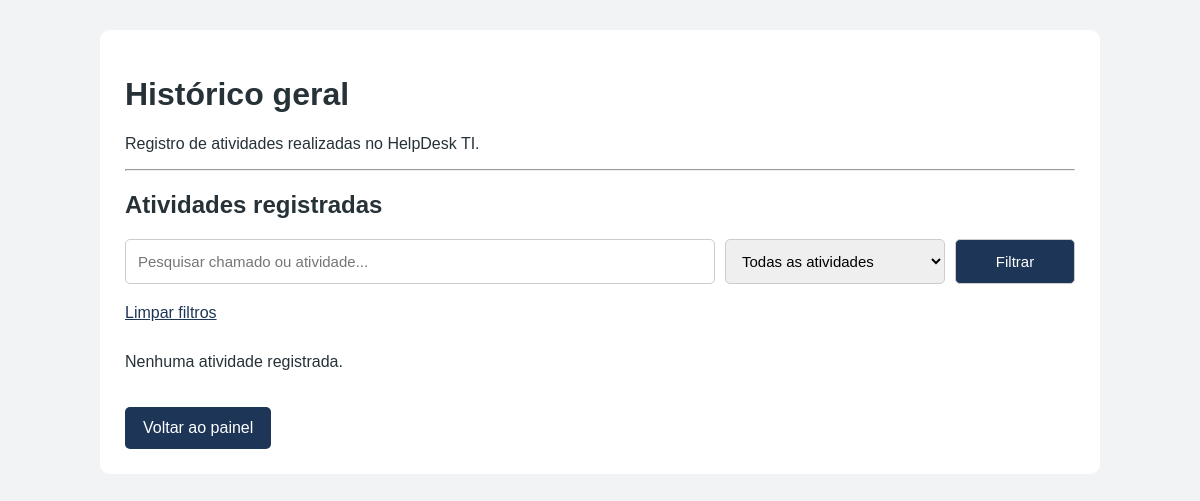
The app's page /historico-geral, older data.
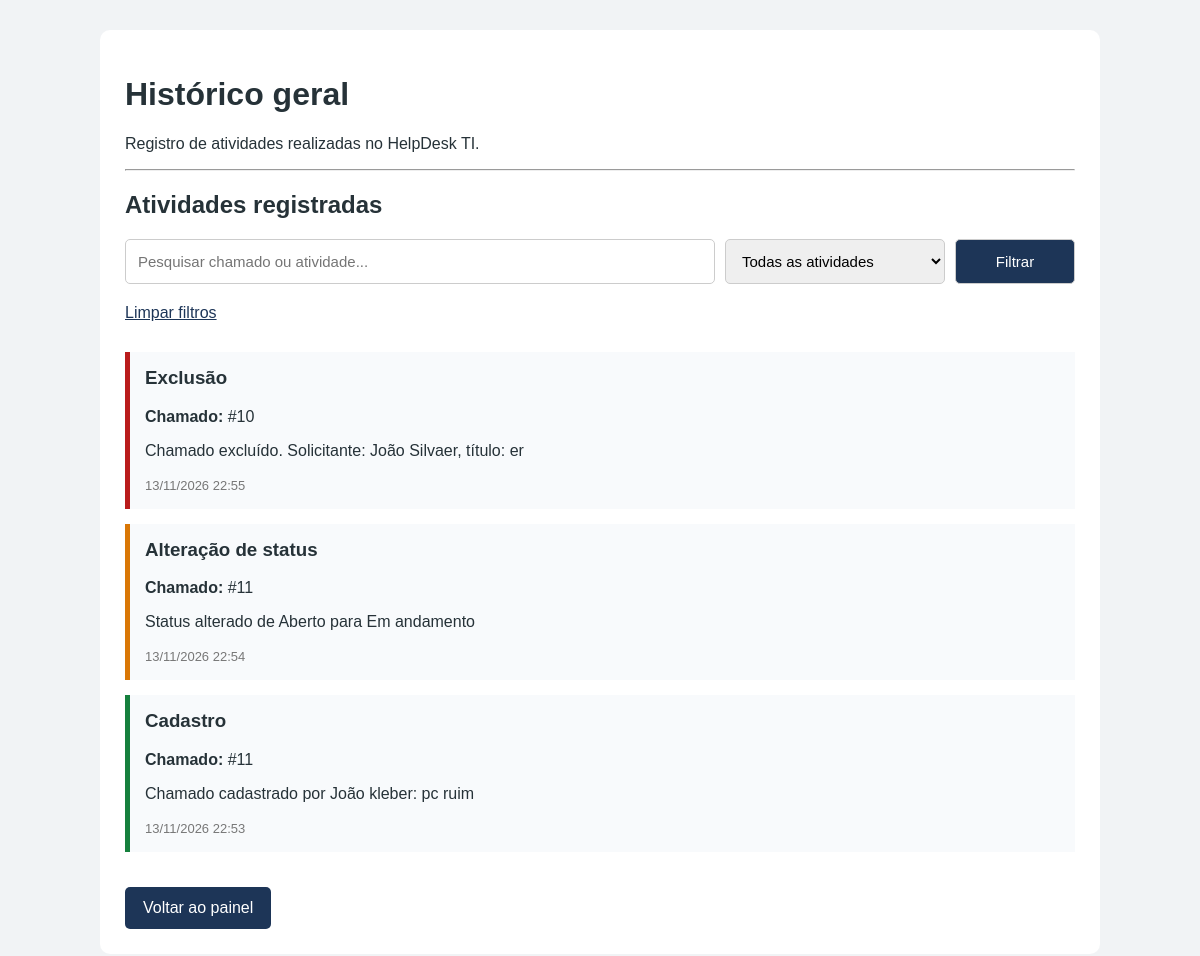
The same page, newer data.
### tables this page shows
CREATE TABLE historico (
            id INTEGER PRIMARY KEY AUTOINCREMENT,
            chamado_id INTEGER,
            acao TEXT NOT NULL,
            descricao TEXT NOT NULL,
            data_hora TEXT NOT NULL
        );

### app.py (the view, shortened to what this page needs)
@app.route("/historico-geral")
def historico_geral():
    banco = conectar()
    busca = request.args.get("busca", "").strip()
    acao = request.args.get("acao", "")
    sql = """
        SELECT historico.*
        FROM historico
        WHERE 1=1
    """
    parametros = []
    if acao:
        sql += " AND historico.acao = ?"
        parametros.append(acao)
    sql += " ORDER BY historico.id DESC"
    registros = banco.execute(
        sql, parametros
    ).fetchall()
    banco.close()
    return render_template(
        "historico_geral.html",
        registros=registros,
        busca=busca,
        acao_selecionada=acao
    )

### app.py (called while the page is built)
def conectar():
    return sqlite3.connect("database.db")

### templates/historico_geral.html (shortened to what this page needs)
<!DOCTYPE html>
<html lang="pt-br">
<head>
</head>
<body>
    <div class="container">
        <h1>Histórico geral</h1>
        <p>Registro de atividades realizadas no HelpDesk TI.</p>
        <hr>
        <h2>Atividades registradas</h2>
        <form action="/historico-geral" method="GET" class="filtros">
    <input
        type="text"
        name="busca"
        placeholder="Pesquisar chamado ou atividade..."
        value="{{ busca }}"
    >
    <select name="acao">
        <option value="">Todas as atividades</option>
    </select>
    <button type="submit">Filtrar</button>
</form>
<a href="/historico-geral" class="limpar">Limpar filtros</a>
        {% for registro in registros %}
            <div class="registro
                {% if registro[2] == 'Cadastro' %}cadastro
                {% elif registro[2] == 'Edição' %}edicao
                {% elif registro[2] == 'Exclusão' %}exclusao
                {% elif registro[2] == 'Alteração de status' %}alteracao
                {% endif %}">
                <h3>{{ registro[2] }}</h3>
                <p>
                    <b>Chamado:</b> #{{ registro[1] }}
                </p>
                <p>{{ registro[3] }}</p>
                <span class="data">
                    {{ registro[4] }}
                </span>
            </div>
        {% else %}
            <p>Nenhuma atividade registrada.</p>
        {% endfor %}
        <a href="/" class="botao">Voltar ao painel</a>
    </div>
</body>
</html>

### templates/historico_geral.html (style rules this page uses)
* { box-sizing: border-box; }
body { font-family: Arial, sans-serif; background: #f1f3f5; margin: 0; padding: 30px; color: #263238; }
.container { max-width: 1000px; margin: auto; background: white; padding: 25px; border-radius: 10px; }
.registro { border-left: 5px solid #1d3557; padding: 15px; margin: 15px 0; background: #f8fafc; }
.registro h3 { margin-top: 0; }
.cadastro { border-color: #15803d; }
.exclusao { border-color: #b91c1c; }
.alteracao { border-color: #d97706; }
.data { color: #777; font-size: 13px; }
.botao { display: inline-block; background: #1d3557; color: white; padding: 12px 18px; text-decoration: none; border-radius: 5px; margin-top: 20px; }
.filtros { display: grid; grid-template-columns: 1fr 220px 120px; gap: 10px; margin: 20px 0; }
input, select, button { padding: 12px; border: 1px solid #ccc; border-radius: 5px; font-size: 15px; }
button { background: #1d3557; color: white; cursor: pointer; }
.limpar { display: inline-block; color: #1d3557; margin-bottom: 15px; }

Row changes from the older to the newer data that the page shows:
added historico: acao "Exclusão", chamado "10", descricao "Chamado excluído. Solicitante: João Silvaer, título: er", data_hora "13/11/2026 22:55"
added historico: acao "Alteração de status", chamado "11", descricao "Status alterado de Aberto para Em andamento", data_hora "13/11/2026 22:54"
added historico: acao "Cadastro", chamado "11", descricao "Chamado cadastrado por João kleber: pc ruim", data_hora "13/11/2026 22:53"
Text that changed along with them:
text no longer shown: "Nenhuma atividade registrada."
